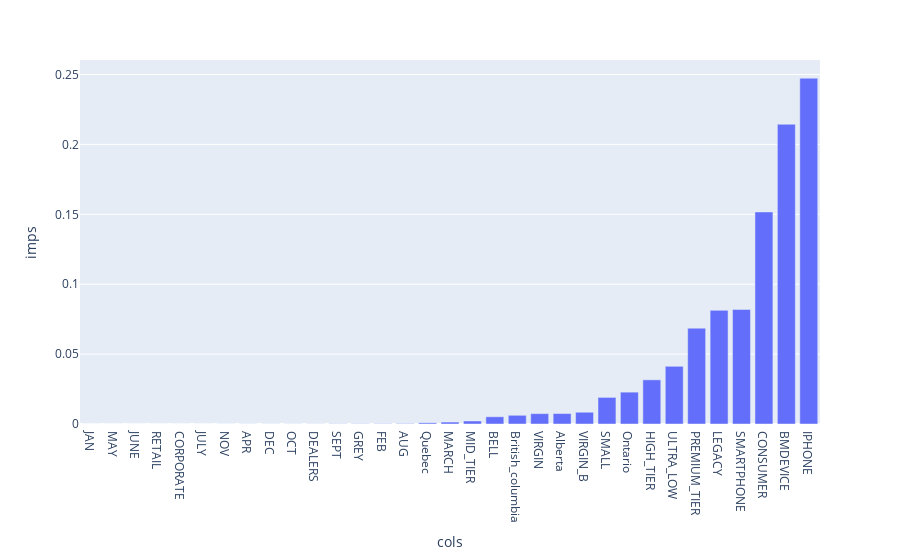

The notebook cell saved with this chart:
### Code cell
# Getting the feature importance.

col_sorted_by_importance=model.feature_importances_.argsort()
feat_imp=pd.DataFrame({
    'cols':X_clean.columns[col_sorted_by_importance],
    'imps':model.feature_importances_[col_sorted_by_importance]
})

import plotly_express as px
px.bar(feat_imp, x='cols', y='imps')

### Figure 1 — Plotly figure (JSON) as saved in the notebook; plotly's stock layout.template omitted (floating-point values rounded to 4 significant figures)
{"data": [{"alignmentgroup": "True", "hoverlabel": {"namelength": 0}, "hovertemplate": "cols=%{x}<br>imps=%{y}", "legendgroup": "", "marker": {"color": "#636efa"}, "name": "", "offsetgroup": "", "orientation": "v", "showlegend": false, "textposition": "auto", "type": "bar", "x": ["JAN", "MAY", "JUNE", "RETAIL", "CORPORATE", "JULY", "NOV", "APR", "DEC", "OCT", "DEALERS", "SEPT", "GREY", "FEB", "AUG", "Quebec", "MARCH", "MID_TIER", "BELL", "British_columbia", "VIRGIN", "Alberta", "VIRGIN_B", "SMALL", "Ontario", "HIGH_TIER", "ULTRA_LOW", "PREMIUM_TIER", "LEGACY", "SMARTPHONE", "CONSUMER", "BMDEVICE", "IPHONE"], "xaxis": "x", "y": [0, 0, 0, 0, 0, 0, 3.531e-05, 5.805e-05, 6.494e-05, 6.693e-05, 6.931e-05, 0.000135, 0.0001495, 0.0001792, 0.0002807, 0.0008591, 0.001403, 0.002141, 0.005168, 0.006233, 0.007415, 0.007467, 0.008418, 0.01903, 0.02279, 0.03159, 0.04123, 0.06854, 0.08129, 0.08193, 0.1517, 0.2144, 0.2474], "yaxis": "y"}], "layout": {"autosize": true, "barmode": "relative", "legend": {"tracegroupgap": 0}, "margin": {"t": 60}, "xaxis": {"anchor": "y", "autorange": true, "domain": [0, 1], "range": [-0.5, 32.5], "title": {"text": "cols"}, "type": "category"}, "yaxis": {"anchor": "x", "autorange": true, "domain": [0, 1], "range": [0, 0.2604], "title": {"text": "imps"}, "type": "linear"}}}
